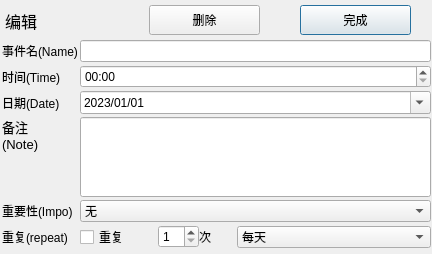
<?xml version="1.0" encoding="UTF-8"?>
<ui version="4.0">
 <class>EditDialog</class>
 <widget class="QDialog" name="EditDialog">
  <property name="geometry">
   <rect>
    <x>0</x>
    <y>0</y>
    <width>432</width>
    <height>254</height>
   </rect>
  </property>
  <property name="windowTitle">
   <string>编辑</string>
  </property>
  <property name="sizeGripEnabled">
   <bool>false</bool>
  </property>
  <widget class="QPushButton" name="pushButton">
   <property name="geometry">
    <rect>
     <x>300</x>
     <y>5</y>
     <width>111</width>
     <height>30</height>
    </rect>
   </property>
   <property name="text">
    <string>完成</string>
   </property>
  </widget>
  <widget class="QLabel" name="label">
   <property name="geometry">
    <rect>
     <x>5</x>
     <y>5</y>
     <width>131</width>
     <height>31</height>
    </rect>
   </property>
   <property name="font">
    <font>
     <pointsize>12</pointsize>
    </font>
   </property>
   <property name="text">
    <string>编辑</string>
   </property>
  </widget>
  <widget class="QWidget" name="formLayoutWidget">
   <property name="geometry">
    <rect>
     <x>0</x>
     <y>40</y>
     <width>431</width>
     <height>213</height>
    </rect>
   </property>
   <layout class="QFormLayout" name="formLayout">
    <property name="horizontalSpacing">
     <number>2</number>
    </property>
    <property name="verticalSpacing">
     <number>3</number>
    </property>
    <property name="leftMargin">
     <number>2</number>
    </property>
    <property name="bottomMargin">
     <number>2</number>
    </property>
    <item row="0" column="0">
     <widget class="QLabel" name="nameLabel">
      <property name="text">
       <string>事件名(Name)</string>
      </property>
     </widget>
    </item>
    <item row="0" column="1">
     <widget class="QLineEdit" name="nameLineEdit"/>
    </item>
    <item row="1" column="0">
     <widget class="QLabel" name="timeLabel">
      <property name="text">
       <string>时间(Time)</string>
      </property>
     </widget>
    </item>
    <item row="1" column="1">
     <widget class="QTimeEdit" name="timeTimeEdit">
      <property name="dateTime">
       <datetime>
        <hour>0</hour>
        <minute>0</minute>
        <second>0</second>
        <year>2023</year>
        <month>1</month>
        <day>1</day>
       </datetime>
      </property>
      <property name="currentSection">
       <enum>QDateTimeEdit::HourSection</enum>
      </property>
      <property name="displayFormat">
       <string>HH:mm</string>
      </property>
     </widget>
    </item>
    <item row="2" column="0">
     <widget class="QLabel" name="dateLabel">
      <property name="text">
       <string>日期(Date)</string>
      </property>
     </widget>
    </item>
    <item row="2" column="1">
     <widget class="QDateEdit" name="dateDateEdit">
      <property name="dateTime">
       <datetime>
        <hour>0</hour>
        <minute>0</minute>
        <second>0</second>
        <year>2023</year>
        <month>1</month>
        <day>1</day>
       </datetime>
      </property>
      <property name="minimumDate">
       <date>
        <year>2023</year>
        <month>1</month>
        <day>1</day>
       </date>
      </property>
      <property name="currentSection">
       <enum>QDateTimeEdit::YearSection</enum>
      </property>
      <property name="displayFormat">
       <string>yyyy/MM/dd</string>
      </property>
      <property name="calendarPopup">
       <bool>true</bool>
      </property>
     </widget>
    </item>
    <item row="3" column="0">
     <widget class="QLabel" name="noteLabel">
      <property name="minimumSize">
       <size>
        <width>0</width>
        <height>80</height>
       </size>
      </property>
      <property name="font">
       <font>
        <pointsize>10</pointsize>
       </font>
      </property>
      <property name="text">
       <string>备注
(Note)</string>
      </property>
      <property name="alignment">
       <set>Qt::AlignLeading|Qt::AlignLeft|Qt::AlignTop</set>
      </property>
     </widget>
    </item>
    <item row="3" column="1">
     <widget class="QLineEdit" name="noteLineEdit">
      <property name="minimumSize">
       <size>
        <width>0</width>
        <height>80</height>
       </size>
      </property>
      <property name="alignment">
       <set>Qt::AlignLeading|Qt::AlignLeft|Qt::AlignTop</set>
      </property>
     </widget>
    </item>
    <item row="4" column="0">
     <widget class="QLabel" name="impoLabel">
      <property name="text">
       <string>重要性(Impo)</string>
      </property>
     </widget>
    </item>
    <item row="4" column="1">
     <widget class="QComboBox" name="impoComboBox">
      <item>
       <property name="text">
        <string>无</string>
       </property>
      </item>
      <item>
       <property name="text">
        <string>比较重要</string>
       </property>
      </item>
      <item>
       <property name="text">
        <string>重要</string>
       </property>
      </item>
      <item>
       <property name="text">
        <string>非常重要</string>
       </property>
      </item>
     </widget>
    </item>
    <item row="5" column="0">
     <widget class="QLabel" name="repeatLabel">
      <property name="text">
       <string>重复(repeat)</string>
      </property>
     </widget>
    </item>
    <item row="5" column="1">
     <layout class="QHBoxLayout" name="horizontalLayout" stretch="2,1,1,5">
      <item>
       <widget class="QCheckBox" name="checkBox">
        <property name="text">
         <string>重复</string>
        </property>
       </widget>
      </item>
      <item>
       <widget class="QSpinBox" name="spinBox">
        <property name="minimum">
         <number>1</number>
        </property>
       </widget>
      </item>
      <item>
       <widget class="QLabel" name="label_2">
        <property name="text">
         <string>次</string>
        </property>
       </widget>
      </item>
      <item>
       <widget class="QComboBox" name="comboBox">
        <item>
         <property name="text">
          <string>每天</string>
         </property>
        </item>
        <item>
         <property name="text">
          <string>每两天</string>
         </property>
        </item>
        <item>
         <property name="text">
          <string>每周</string>
         </property>
        </item>
        <item>
         <property name="text">
          <string>每两周</string>
         </property>
        </item>
       </widget>
      </item>
     </layout>
    </item>
   </layout>
  </widget>
  <widget class="QPushButton" name="pushButton_2">
   <property name="geometry">
    <rect>
     <x>149</x>
     <y>5</y>
     <width>111</width>
     <height>30</height>
    </rect>
   </property>
   <property name="text">
    <string>删除</string>
   </property>
  </widget>
 </widget>
 <resources/>
 <connections/>
</ui>
